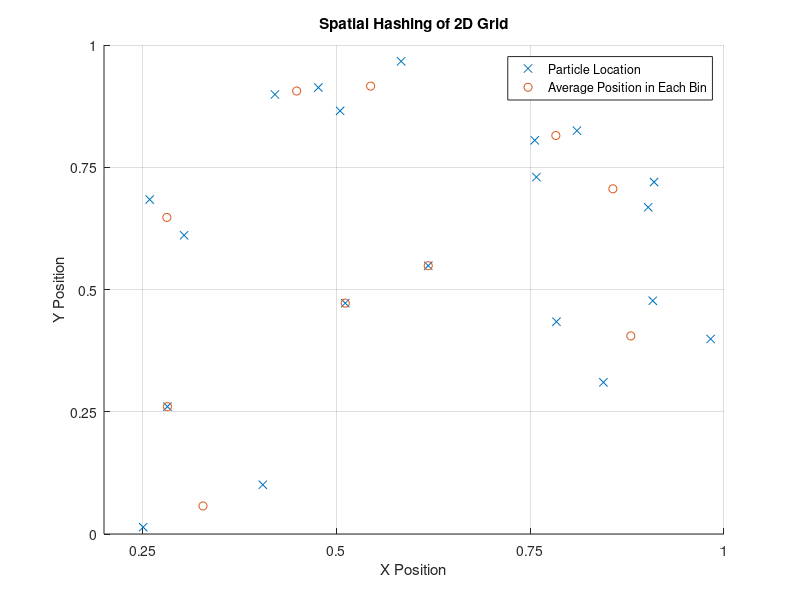

The MATLAB script that drew this image:
clear all; close all; clc;

% Shuffle
rng('default');

% Initial Variables
x_max = 1;
y_max = 1;
h = 0.25;
N = 20;

% Initalize Vectors
x = x_max*rand(1, N);
y = y_max*rand(1, N);

% The integer number of bins in both the x- and y-directions
Nx = floor(x_max/h);
Ny = floor(y_max/h);
binCount = Nx*Ny;

% Actual bin dimensions
dx = x_max/Nx;
dy = y_max/Ny;

% Pre-allocate array to store bin number
binNum = zeros(1,N);

% Calculating Bin Number
for k = 1:N
    binNum(k)=(ceil(x(k)/dx)-1)*Ny+ceil((y_max-y(k))/dy);
end

% Calculating bin averages
binAvgX = zeros(1,binCount);
binAvgY = zeros(1,binCount);

% Bin has be N columns since there could be N particles all in the same bin
binId = zeros(binCount, N);

for i = 1:binCount
    sumX = 0;
    sumY = 0;
    count = 0;
    for k = 1:N
        if binNum(k) == i
            sumX = sumX + x(k);
            sumY = sumY + y(k);
            count = count +1;
            binId(i,count) = k;
        end
    end
    binAvgX(i) = sumX/count;
    binAvgY(i) = sumY/count;
end

figure(1)
hold on
plot(x,y, 'x')
plot(binAvgX,binAvgY, 'o')
grid on
xticks(0:dx:x_max)
yticks(0:dy:y_max)
title('Spatial Hashing of 2D Grid');
xlabel('X Position');
ylabel('Y Position');
legend('Particle Location', 'Average Position in Each Bin'); 

for rows = 1:binCount
    fprintf('Bin %i: ', rows);
    for columns = 1:N
        if binId(rows,columns) ~= 0
            fprintf('%i ', binId(rows,columns))
        end
    end
    if sum(binId(rows,:)) == 0
        fprintf('[]', binId(rows,columns))
    end
    fprintf('\n')
end

